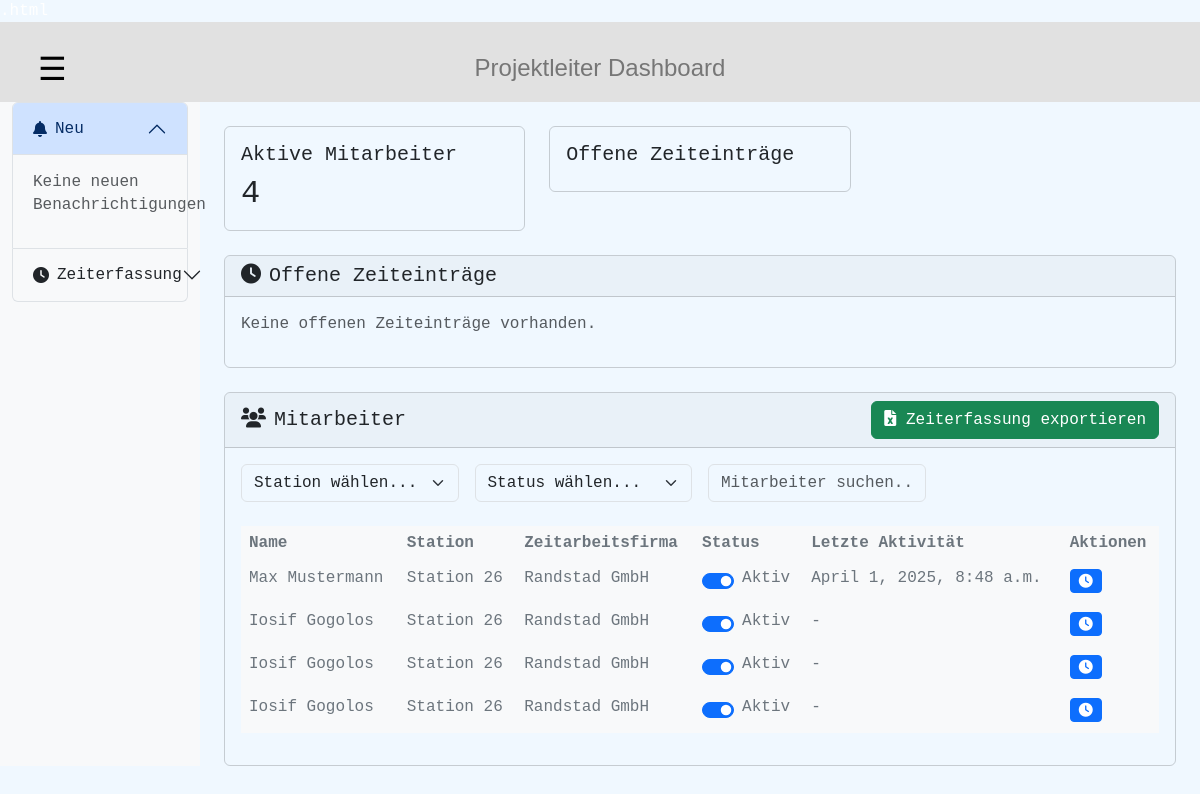
The app's page /project-manager/dashboard/ (signed in), older data.
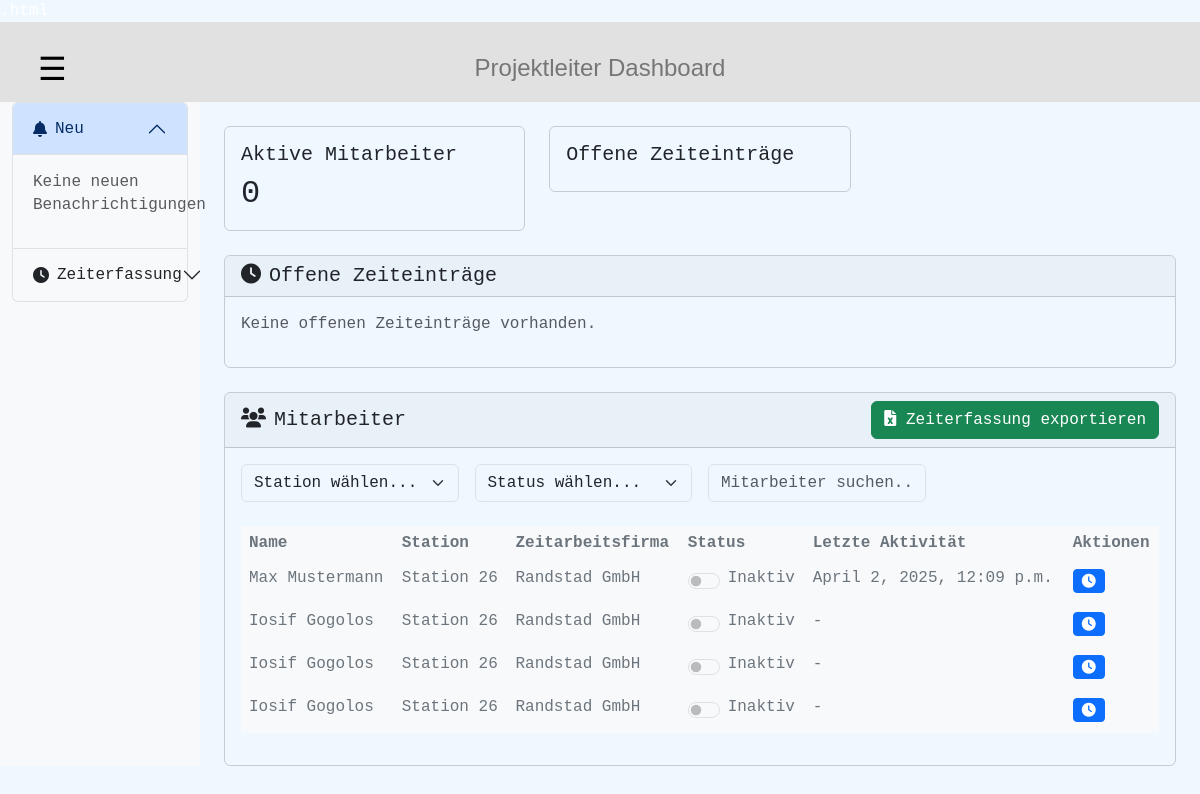
The same page, newer data.
### time_tracking/models.py (models this page shows, shortened)
class CustomUser(AbstractUser):
    USER_TYPES = (
        ('ADMIN', 'Administrator'),
        ('PROJECT_MANAGER', 'Projektleiter'),
        ('TEMP_WORKER', 'Zeitarbeitskraft'),
    )
    user_type = models.CharField(max_length=20, choices=USER_TYPES)
    station = models.ForeignKey(Station, on_delete=models.SET_NULL, null=True, blank=True)
    zeitarbeitsfirma = models.ForeignKey(Zeitarbeitsfirma, on_delete=models.SET_NULL, null=True, blank=True)
    project_manager = models.ForeignKey('self', on_delete=models.SET_NULL, null=True, blank=True,
                                        limit_choices_to={'user_type': 'PROJECT_MANAGER'})

class Station(models.Model):
    name = models.CharField(max_length=255)
    location = models.CharField(max_length=255)

class Zeitarbeitsfirma(models.Model):
    name = models.CharField(max_length=255)
    address = models.CharField(max_length=255)
    contact_person = models.CharField(max_length=255)

### time_tracking/views.py (the view)
class ProjectManagerDashboard(UserPassesTestMixin, ListView):
    model = TimeEntry
    template_name = 'time_tracking/admin/project_manager_dashboard.html'
    context_object_name = 'time_entries'
    paginate_by = 10
    ordering = ['-timestamp']
    def test_func(self):
        return is_project_manager(self.request.user)
    def get_queryset(self):
        return TimeEntry.objects.filter(
            user__project_manager=self.request.user
        ).select_related('user')
    def get_context_data(self, **kwargs):
        context = super().get_context_data(**kwargs)
        context['workers'] = CustomUser.objects.filter(
            project_manager=self.request.user,
            user_type='TEMP_WORKER'
        )
        context['active_workers_count'] = context['workers'].filter(is_active=True).count()
        context['pending_entries'] = TimeEntry.objects.filter(
            user__project_manager=self.request.user,
            approval_status='PENDING'  # Changed from status to approval_status
        ).select_related('user').order_by('-timestamp')
        context['notifications'] = Notification.objects.filter(
            user=self.request.user,
            read=False
        ).order_by('-created_at')
        return context

### time_tracking/views.py (called while the page is built)
def is_project_manager(user):
    return user.user_type == 'PROJECT_MANAGER'

### time_tracking/templates/time_tracking/admin/project_manager_dashboard.html (shortened to what this page needs)
{% extends "time_tracking/base/project_manager_base.html" %}
{% load static %}
{% block content %}
<div class="container-fluid" style="background-color: aliceblue;">
    <div class="row">
        <div class="col-md-3 col-lg-2 d-md-block bg-light sidebar">
            <div class="accordion" id="pmAccordion">
                <div class="accordion-item">
                    <h2 class="accordion-header">
                        <button class="accordion-button" type="button" data-bs-toggle="collapse" data-bs-target="#notificationsCollapse">
                            <i class="fas fa-bell me-2"></i>Neu
                        </button>
                    </h2>
                    <div id="notificationsCollapse" class="accordion-collapse collapse show">
                        <div class="accordion-body">
                            {% if notifications %}
                            <div class="list-group">
                                {% for notification in notifications %}
                                <div class="list-group-item">
                                    <div class="d-flex w-100 justify-content-between">
                                        <h6 class="mb-1">{{ notification.title }}</h6>
                                        <small>{{ notification.created_at|timesince }}</small>
                                    </div>
                                    <p class="mb-1">{{ notification.message }}</p>
                                    <div class="mt-2">
                                        <button class="btn btn-success btn-sm approve-entry"
                                                data-entry-id="{{ notification.entry.id }}">
                                            Bestätigen
                                        </button>
                                        <button class="btn btn-danger btn-sm reject-entry"
                                                data-entry-id="{{ notification.entry.id }}">
                                            Ablehnen
                                        </button>
                                    </div>
                                </div>
                                {% endfor %}
                            </div>
                            {% else %}
                            <p class="text-muted">Keine neuen Benachrichtigungen</p>
                            {% endif %}
                        </div>
                    </div>
                </div>
                <div class="accordion-item">
                    <h2 class="accordion-header">
                        <button class="accordion-button collapsed" type="button" data-bs-toggle="collapse" data-bs-target="#timetrackingCollapse">
                            <i class="fas fa-clock me-2"></i>Zeiterfassung
                        </button>
                    </h2>
                </div>
            </div>
        </div>
        <div class="col-md-9 col-lg-10 ms-sm-auto px-md-4">
            <div class="row mt-4">
                <div class="col-md-4">
                    <div class="card">
                        <div class="card-body">
                            <h5 class="card-title">Aktive Mitarbeiter</h5>
                            <p class="card-text h2" id="activeWorkersCount">{{ active_workers_count }}</p>
                        </div>
                    </div>
                </div>
                <div class="col-md-4">
                    <div class="card">
                        <div class="card-body">
                            <h5 class="card-title">Offene Zeiteinträge</h5>
                        </div>
                    </div>
                </div>
            </div>
            <div class="row mt-4" id="pending">
                <div class="col-12">
                    <div class="card">
                        <div class="card-header">
                            <h5 class="card-title mb-0">
                                <i class="fas fa-clock me-2"></i>Offene Zeiteinträge
                            </h5>
                        </div>
                        <div class="card-body">
                            {% regroup pending_entries by user as user_entries %}
                            {% for user_group in user_entries %}
                            <div class="mb-4">
                                <h6>{{ user_group.grouper.get_full_name }}</h6>
                                <div class="table-responsive">
                                    <table class="table">
                                        <thead>
                                            <tr>
                                                <th>Datum</th>
                                                <th>Art</th>
                                                <th>Zeit</th>
                                                <th>Notiz</th>
                                                <th>Aktionen</th>
                                            </tr>
                                        </thead>
                                        <tbody>
                                            {% for entry in user_group.list %}
                                            <tr>
                                                <td>{{ entry.timestamp|date:"d.m.Y" }}</td>
                                                <td>{{ entry.get_entry_type_display }}</td>
                                                <td>{{ entry.timestamp|time:"H:i" }}</td>
                                                <td>{{ entry.note|default:"-" }}</td>
                                                <td>
                                                    <button class="btn btn-success btn-sm approve-entry"
                                                            data-entry-id="{{ entry.id }}">
                                                        <i class="fas fa-check"></i>
                                                    </button>
                                                    <button class="btn btn-danger btn-sm reject-entry"
                                                            data-entry-id="{{ entry.id }}">
                                                        <i class="fas fa-times"></i>
                                                    </button>
                                                </td>
                                            </tr>
                                            {% endfor %}
                                        </tbody>
                                    </table>
                                </div>
                            </div>
                            {% empty %}
                            <p class="text-muted">Keine offenen Zeiteinträge vorhanden.</p>
                            {% endfor %}
                        </div>
                    </div>
                </div>
            </div>
            <div class="row mt-4" id="workers">
                <div class="col-12">
                    <div class="card">
                        <div class="card-header d-flex justify-content-between align-items-center">
                            <h5 class="card-title mb-0">
                                <i class="fas fa-users me-2"></i>Mitarbeiter
                            </h5>
                            <div>
                                <button class="btn btn-success" id="exportExcel">
                                    <i class="fas fa-file-excel"></i> Zeiterfassung exportieren
                                </button>
                            </div>
                        </div>
                        <div class="card-body">
                            <form id="filterForm" class="row g-3 mb-4">
                                <div class="col-md-3">
                                    <select class="form-select" id="stationFilter">
                                        <option value="">Station wählen...</option>
                                    </select>
                                </div>
                                <div class="col-md-3">
                                    <select class="form-select" id="statusFilter">
                                        <option value="">Status wählen...</option>
                                    </select>
                                </div>
                                <div class="col-md-3">
                                    <input type="text" class="form-control" id="searchInput"
                                           placeholder="Mitarbeiter suchen...">
                                </div>
                            </form>
                            <div class="table-responsive">
                                <table class="table table-hover">
                                    <thead>
                                        <tr>
                                            <th>Name</th>
                                            <th>Station</th>
                                            <th>Zeitarbeitsfirma</th>
                                            <th>Status</th>
                                            <th>Letzte Aktivität</th>
                                            <th>Aktionen</th>
                                        </tr>
                                    </thead>
                                    <tbody>
                                        {% for worker in workers %}
                                        <tr class="worker-row" data-worker-id="{{ worker.id }}">
                                            <td>{{ worker.get_full_name }}</td>
                                            <td>{{ worker.station.name }}</td>
                                            <td>{{ worker.zeitarbeitsfirma.name }}</td>
                                            <td>
                                                <div class="form-check form-switch">
                                                    <input class="form-check-input worker-status"
                                                           type="checkbox"
                                                           data-worker-id="{{ worker.id }}"
                                                           {% if worker.is_active %}checked{% endif %}>
                                                    <label class="form-check-label">
                                                        {% if worker.is_active %}Aktiv{% else %}Inaktiv{% endif %}
                                                    </label>
                                                </div>
                                            </td>
                                            <td>{{ worker.last_login|default:"-" }}</td>
                                            <td>
                                                <button class="btn btn-sm btn-primary view-times"
                                                        data-worker-id="{{ worker.id }}">
                                                    <i class="fas fa-clock"></i>
                                                </button>
                                            </td>
                                        </tr>
                                        {% endfor %}
                                    </tbody>
                                </table>
                            </div>
                        </div>
                    </div>
                </div>
            </div>
        </div>
    </div>
</div>
{% endblock %}

### time_tracking/templates/time_tracking/base/project_manager_base.html (shortened to what this page needs)
{% load static %}
<!DOCTYPE html>
<html lang="de">
<head>
    <link href="https://cdn.jsdelivr.net/npm/bootstrap@5.3.0/dist/css/bootstrap.min.css" rel="stylesheet">
    <link href="https://cdnjs.cloudflare.com/ajax/libs/font-awesome/6.0.0/css/all.min.css" rel="stylesheet">
    <link href="{% static 'time_tracking/css/project_manager_dashboard.css' %}" rel="stylesheet">
</head>
<body class="admin-body">
    <header style="background-color: rgb(225, 225, 225); height: 5em; text-align: center; padding-top: 2em; position: relative;">
        <h1 style="font-family: Verdana, Geneva, Tahoma, sans-serif ; color:rgb(118, 118, 118); font-weight: 100 ; font-size: x-large; ">Projektleiter Dashboard</h1>
        <button id="hamburger-menu" style="position: absolute; top: 0.75em; left: 1em; background: none; border: none; font-size: 2em; cursor: pointer;">☰</button>
    </header>
    <main>
        {% block content %}{% endblock %}
    </main>
</body>
</html>

### time_tracking/static/time_tracking/css/project_manager_dashboard.css (style rules this page uses)
body { --bs-body-font-family: var(--bs-font-monospace); --bs-body-line-height: 1.4; --bs-body-bg: var(--bs-white-100); background-color: #ECECEC; color: #fff; }
.table { --bs-table-color: var(--bs-gray-600); --bs-table-bg: var(--bs-gray-100); --bs-table-border-color: transparent; }
.admin-body { background-color: aliceblue; margin: 0; padding: 0; min-height: 100vh; }
@media (min-width: 768px) { header { font-family: Arial, Helvetica, sans-serif; padding-top: 1.5rem; padding-bottom: 1.5rem;; unicode-bidi: isolate; --bs-navbar-bg: var(--bs-gray-100); --bs-navbar-link-hover-color: var(--bs-gray-900); --bs-navbar-link-hover-bg: var(--bs-gray-200); background-color: black; color:aliceblue; } }

Row changes from the older to the newer data that the page shows:
changed CustomUser "Max Mustermann": is_active "☑" → "☐"; last_login "April 1, 2025, 8:48 a.m." → "April 2, 2025, 12:09 p.m."; is_active "Aktiv" → "Inaktiv"
changed CustomUser (number 2 of 4 on the later page): is_active "☑" → "☐"; is_active "Aktiv" → "Inaktiv"
changed CustomUser (number 3 of 4 on the later page): is_active "☑" → "☐"; is_active "Aktiv" → "Inaktiv"
changed CustomUser (number 4 of 4 on the later page): is_active "☑" → "☐"; is_active "Aktiv" → "Inaktiv"
Text that changed along with them:
{{ active_workers_count }}: "4" → "0"
